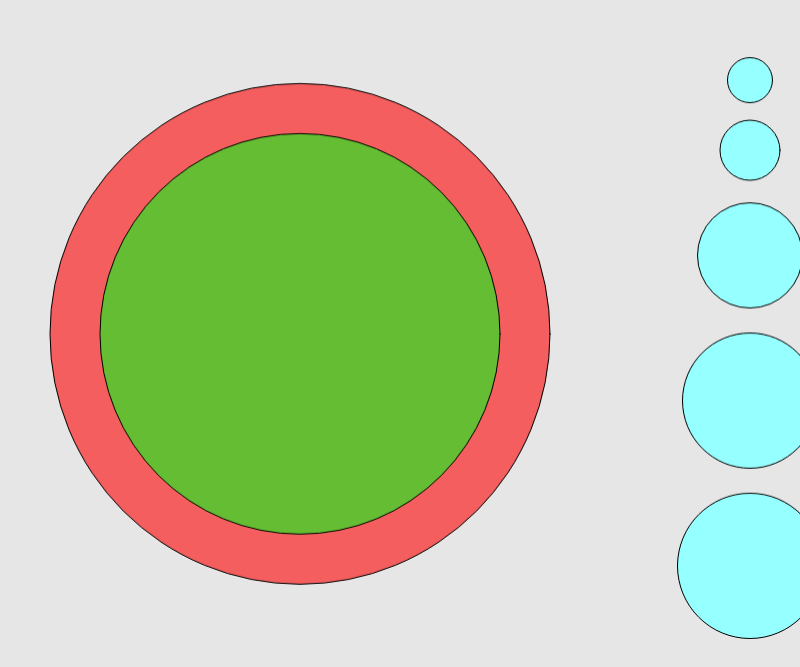
Frame 1 (no input)
Frame 60 (no input): identical to frame 1, image omitted
Frame 120 (the mouse pressed at the canvas centre since frame 60): identical to frame 1, image omitted

The p5.js sketch that drew this single still picture (run headless with seeded random() and noise() and a simulated clock; from frame 60 on, the mouse is pressed at the canvas centre):

// p5.js sketch
// ── sketch.js
function setup() {
  createCanvas(windowWidth*2/3, windowHeight*2/3);
}

var shrinking = false;
var maxrad = 500;
var maxsize = maxrad;
var xmax = maxsize-200;

var xagg = xmax + maxrad - 50;
var yagg = 80;
var aggper = .09;
var radagg = aggper*maxrad;
var aggsize = aggper*maxsize;

var xcomm = xmax + maxrad - 50;
var ycomm = yagg + 70;
var commper = .12;
var radcomm = commper*maxrad;
var commsize = commper*maxsize;

var xind = xmax + maxrad - 50;
var yind = ycomm + 105;
var indper = .21;
var radind = indper*maxrad;
var indsize = indper*maxsize;

var xtrans = xmax + maxrad - 50;
var ytrans = yind + 145;
var transper = .27;
var radtrans = transper*maxrad;
var transsize = transper*maxsize;

var xelec = xmax + maxrad - 50;
var yelec = ytrans+ 165;
var elecper = .29;
var radelec = elecper*maxrad;
var elecsize = elecper*maxsize;

function draw() {
  background(230);

  fill(255, 0, 0, 150);
  ellipse(xmax, height/2, maxrad, maxrad);
  fill(0, 255, 20, 150);
  ellipse(xmax, height/2, maxsize*.8, maxsize*.8);

  fill(150, 255, 255);
  ellipse(xtrans, ytrans, radtrans, radtrans);
  ellipse(xcomm, ycomm, radcomm, radcomm);
  ellipse(xelec, yelec, radelec, radelec);
  ellipse(xagg, yagg, radagg, radagg);
  ellipse(xind, yind, radind, radind);

  fill(200, 100, 200);

  if (mouseIsPressed){
    if(mouseX < xtrans + radtrans/2 && mouseX > xtrans - radtrans/2 && mouseY < ytrans + radtrans/2 && mouseY > ytrans - radtrans/2){
      radtrans -=.5;
      maxrad -= (.5*(maxsize/transsize))*transper;
  }
    if(mouseX < xcomm + radcomm/2 && mouseX > xcomm - radcomm/2 && mouseY < ycomm + radcomm/2 && mouseY > ycomm - radcomm/2){
      radcomm -=.5;
      maxrad -= (.5*(maxsize/commsize))*commper;
    }

    if(mouseX < xelec + radelec/2 && mouseX > xelec- radelec/2 && mouseY < yelec + radelec/2 && mouseY > yelec - radelec/2){
      radelec -=.5;
      maxrad -= (.5*(maxsize/elecsize))*elecper;
    }

    if(mouseX < xagg + radagg/2 && mouseX > xagg - radagg/2 && mouseY < yagg + radagg/2 && mouseY > yagg - radagg/2){
      radagg -=.5;
      maxrad -= (.5*(maxsize/aggsize))*aggper;
    }

    if(mouseX < xind + radind/2 && mouseX > xind - radind/2 && mouseY < yind + radind/2 && mouseY > yind - radind/2){
      radind -=.5;
      maxrad -= (.5*(maxsize/indsize))*indper;
    }

  }
}


function thing(rad){
  rad-=2;
}
